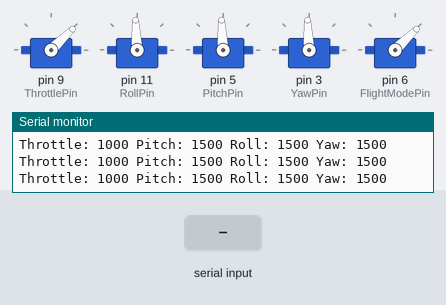
This sketch was run on a simulated Arduino Uno, built with avr-gcc and run on an emulated ATmega328P. On the bench: 5 × servo, the last lines printed to the serial monitor. Inputs (shaded band) come from the test bench.

Above: at 1.2 s.
1.3 s: "d" received over Serial
At 1.67 s:
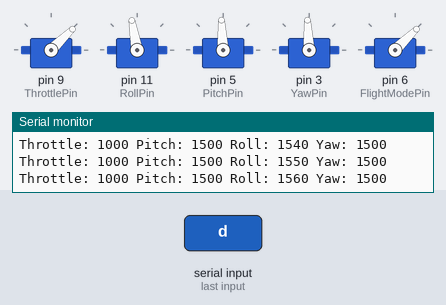
4.3 s: byte 102 ('f') received over Serial
At 6.79 s:
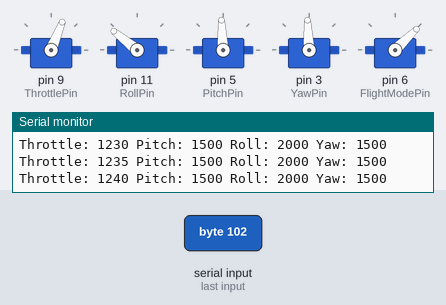
7.3 s: "x" received over Serial
10.3 s: byte 101 ('e') received over Serial
At 11.1 s:
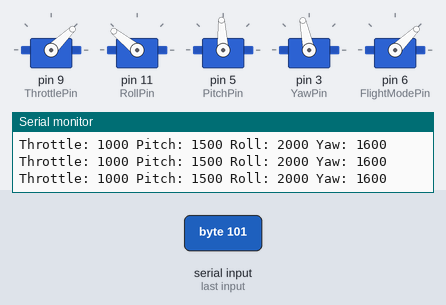
13.3 s: byte 108 ('l') received over Serial
At 16.2 s:
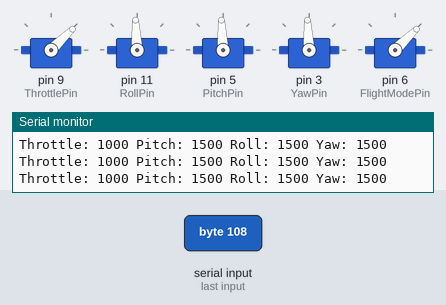
16.3 s: "q" received over Serial
At 16.66 s:
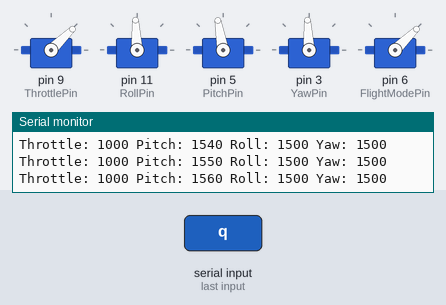
Timing chart, 0 to 19.3 s (numbered marks = the images above; inputs shaded):
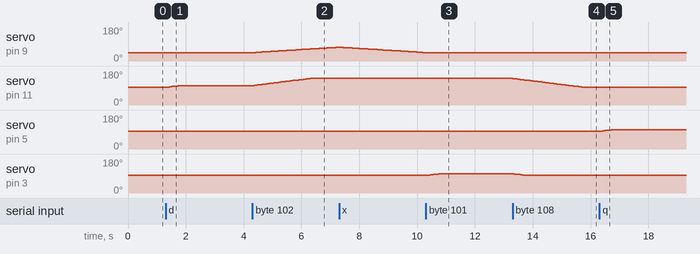

Measured:
- after the input at 1.3 s, servo on pin 11 (RollPin): moves from 93° to 102° over 0.46 s, starting at once
- after the input at 4.3 s, servo on pin 9 (ThrottlePin): moves from 44° to 73° over 3.0 s, starting at once; servo on pin 11 (RollPin): moves from 102° to 141° over 2.0 s, starting at once
- after the input at 10.3 s, servo on pin 3 (YawPin): moves from 93° to 102° over 0.46 s, starting after 0.05 s
- after the input at 13.3 s, servo on pin 11 (RollPin): moves from 141° to 93° over 2.5 s, starting at once; servo on pin 3 (YawPin): moves from 102° to 93° over 0.46 s, starting at once
- after the input at 16.3 s, servo on pin 5 (PitchPin): moves from 93° to 102° over 0.46 s, starting at once

The sketch:

main.ino
```cpp
#include <Servo.h>

Servo ThrottleServo;
Servo RollServo;
Servo PitchServo;
Servo YawServo;
Servo FlightModeServo;

// CHANGE PIN VALUES
int ThrottlePin = 9;
int RollPin = 11;
int PitchPin = 5;
int YawPin = 3;
int FlightModePin = 6;


int throttle = 1000; int tothrottle = 1000;
int roll = 1500; int toroll = 1500;
int pitch = 1500; int topitch = 1500;
int yaw = 1500; int toyaw = 1500;
int flightmode = 1000;
bool started = false;

void setup() {
Serial.begin(9600);
  ThrottleServo.attach(ThrottlePin);
  RollServo.attach(RollPin);
  PitchServo.attach(PitchPin);
  YawServo.attach(YawPin);
  FlightModeServo.attach(FlightModePin);

  ThrottleServo.writeMicroseconds(1000);
  RollServo.writeMicroseconds(1500);
  PitchServo.writeMicroseconds(1500);
  YawServo.writeMicroseconds(1500);
  FlightModeServo.writeMicroseconds(1000);

  Serial.println("Ready");

}

int i = 0;
void loop() {
  i++;

  if ( Serial.available()) {
    char ch = Serial.read();

    switch(ch) {
      case '1':
       flightmode=1000;
        break;
      case '2':
       flightmode=1500;
        break;
      case '3':
       flightmode=2000;
        break;
      case 'x':
        tothrottle = 1000;
        started=true;
        Serial.println("Starting!");
        break;
      case 'v':
        started=false;
        Serial.println("Stopping!");
        break;
      case 'w':
        tothrottle = throttle + 100;
        break;
      case 's':
        tothrottle = throttle - 100;
        break;
      case 'd':
        toroll = roll + 100;
        break;
      case 'a':
        toroll = roll - 100;
        break;
      case 'q':
        topitch = pitch + 100;
        break;
      case 'z':
        topitch = pitch - 100;
        break;
      case 'e':
        toyaw = yaw + 100;
        break;
      case 'c':
        toyaw = yaw - 100;
        break;
      case 'f':
        tothrottle = 2000;
        toroll = 2000;
        break;
      case 'l':
        tothrottle = 1000;
        toroll = 1500;
        topitch = 1500;
        toyaw = 1500;
        flightmode = 1000;
        break;
      case 'o':
        digitalWrite(6,HIGH);
        break;
      case 'p':
        digitalWrite(6,LOW);
        break;
    }
  }

if (i % 10 == 0){

  if (tothrottle > throttle){
    throttle = throttle + 5;
  } else if (tothrottle < throttle){
    throttle = throttle - 5;
  }
  if (throttle >= 2000) throttle = 2000;
  if (throttle <= 1000) throttle = 1000;

  if (toroll > roll){
    roll = roll + 10;
  } else if (toroll < roll){
    roll = roll - 10;
  }
  if (roll >= 2000) roll = 2000;
  if (roll <= 1000) roll = 1000;

  if (topitch > pitch){
    pitch = pitch + 10;
  } else if (topitch < pitch){
    pitch = pitch - 10;
  }
  if (pitch >= 2000) pitch = 2000;
  if (pitch <= 1000) pitch = 1000;

  if (toyaw > yaw){
    yaw = yaw + 10;
  } else if (toyaw < yaw){
    yaw = yaw - 10;
  }
  if (yaw >= 2000) yaw = 2000;
  if (yaw <= 1000) yaw = 1000;

  ThrottleServo.writeMicroseconds(throttle);
  RollServo.writeMicroseconds(roll);
  PitchServo.writeMicroseconds(pitch);
  YawServo.writeMicroseconds(yaw);
  FlightModeServo.writeMicroseconds(flightmode);

  Serial.print("Throttle: ");
    Serial.print(throttle);
  Serial.print(" Pitch: ");
    Serial.print(pitch);
  Serial.print(" Roll: ");
    Serial.print(roll);
  Serial.print(" Yaw: ");
    Serial.print(yaw);
  Serial.println("");

}


}
```
